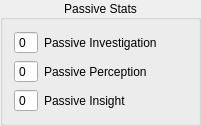
   <widget class="QGroupBox" name="verticalGroupBox">
    <property name="geometry">
     <rect>
      <x>400</x>
      <y>280</y>
      <width>201</width>
      <height>121</height>
     </rect>
    </property>
    <property name="minimumSize">
     <size>
      <width>191</width>
      <height>0</height>
     </size>
    </property>
    <property name="title">
     <string>Passive Stats</string>
    </property>
    <property name="alignment">
     <set>Qt::AlignCenter</set>
    </property>
    <layout class="QVBoxLayout" name="verticalLayout">
     <item>
      <layout class="QHBoxLayout" name="horizontalLayout_6">
       <item>
        <widget class="QSpinBox" name="passive_investigation">
         <property name="readOnly">
          <bool>true</bool>
         </property>
         <property name="buttonSymbols">
          <enum>QAbstractSpinBox::NoButtons</enum>
         </property>
         <property name="suffix">
          <string/>
         </property>
         <property name="prefix">
          <string/>
         </property>
         <property name="minimum">
          <number>-5</number>
         </property>
         <property name="maximum">
          <number>11</number>
         </property>
         <property name="value">
          <number>0</number>
         </property>
        </widget>
       </item>
       <item>
        <widget class="QLabel" name="label_3">
         <property name="text">
          <string>Passive Investigation</string>
         </property>
        </widget>
       </item>
       <item>
        <spacer name="horizontalSpacer_21">
         <property name="orientation">
          <enum>Qt::Horizontal</enum>
         </property>
         <property name="sizeHint" stdset="0">
          <size>
           <width>40</width>
           <height>20</height>
          </size>
         </property>
        </spacer>
       </item>
      </layout>
     </item>
     <item>
      <layout class="QHBoxLayout" name="horizontalLayout_5">
       <item>
        <widget class="QSpinBox" name="passive_perception">
         <property name="readOnly">
          <bool>true</bool>
         </property>
         <property name="buttonSymbols">
          <enum>QAbstractSpinBox::NoButtons</enum>
         </property>
         <property name="suffix">
          <string/>
         </property>
         <property name="prefix">
          <string/>
         </property>
         <property name="minimum">
          <number>-5</number>
         </property>
         <property name="maximum">
          <number>11</number>
         </property>
         <property name="value">
          <number>0</number>
         </property>
        </widget>
       </item>
       <item>
        <widget class="QLabel" name="label_2">
         <property name="minimumSize">
          <size>
           <width>114</width>
           <height>0</height>
          </size>
         </property>
         <property name="text">
          <string>Passive Perception</string>
         </property>
        </widget>
       </item>
       <item>
        <spacer name="horizontalSpacer_20">
         <property name="orientation">
          <enum>Qt::Horizontal</enum>
         </property>
         <property name="sizeHint" stdset="0">
          <size>
           <width>40</width>
           <height>20</height>
          </size>
         </property>
        </spacer>
       </item>
      </layout>
     </item>
     <item>
      <layout class="QHBoxLayout" name="horizontalLayout">
       <item>
        <widget class="QSpinBox" name="passive_insight">
         <property name="readOnly">
          <bool>true</bool>
         </property>
         <property name="buttonSymbols">
          <enum>QAbstractSpinBox::NoButtons</enum>
         </property>
         <property name="suffix">
          <string/>
         </property>
         <property name="prefix">
          <string/>
         </property>
         <property name="minimum">
          <number>-5</number>
         </property>
         <property name="maximum">
          <number>11</number>
         </property>
         <property name="value">
          <number>0</number>
         </property>
        </widget>
       </item>
       <item>
        <widget class="QLabel" name="label">
         <property name="minimumSize">
          <size>
           <width>91</width>
           <height>0</height>
          </size>
         </property>
         <property name="text">
          <string>Passive Insight</string>
         </property>
        </widget>
       </item>
       <item>
        <spacer name="horizontalSpacer_19">
         <property name="orientation">
          <enum>Qt::Horizontal</enum>
         </property>
         <property name="sizeHint" stdset="0">
          <size>
           <width>40</width>
           <height>20</height>
          </size>
         </property>
        </spacer>
       </item>
      </layout>
     </item>
    </layout>
   </widget>
